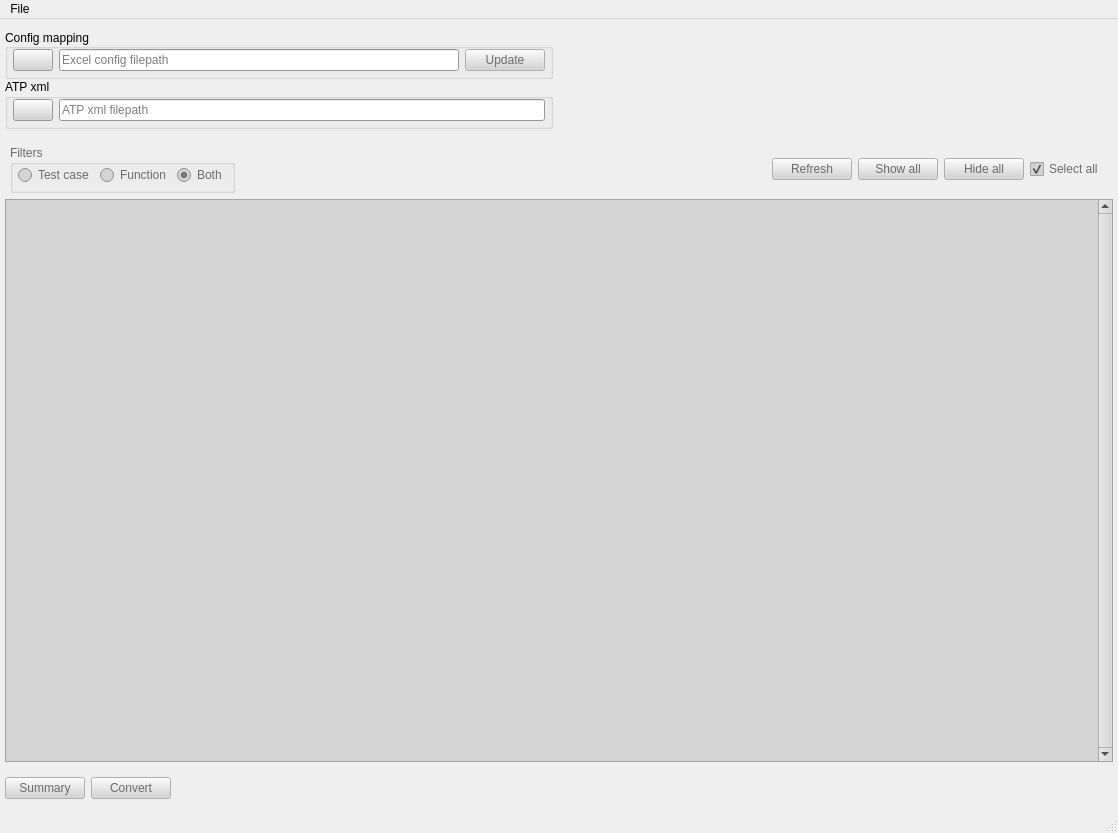
<?xml version="1.0" encoding="UTF-8"?>
<ui version="4.0">
 <class>MainWindow</class>
 <widget class="QMainWindow" name="MainWindow">
  <property name="geometry">
   <rect>
    <x>0</x>
    <y>0</y>
    <width>1118</width>
    <height>833</height>
   </rect>
  </property>
  <property name="windowTitle">
   <string>MainWindow</string>
  </property>
  <property name="styleSheet">
   <string notr="true"/>
  </property>
  <property name="iconSize">
   <size>
    <width>40</width>
    <height>40</height>
   </size>
  </property>
  <widget class="QWidget" name="centralwidget">
   <property name="palette">
    <palette>
     <active>
      <colorrole role="WindowText">
       <brush brushstyle="SolidPattern">
        <color alpha="255">
         <red>0</red>
         <green>0</green>
         <blue>0</blue>
        </color>
       </brush>
      </colorrole>
      <colorrole role="Button">
       <brush brushstyle="SolidPattern">
        <color alpha="255">
         <red>212</red>
         <green>212</green>
         <blue>212</blue>
        </color>
       </brush>
      </colorrole>
      <colorrole role="Light">
       <brush brushstyle="SolidPattern">
        <color alpha="255">
         <red>255</red>
         <green>255</green>
         <blue>255</blue>
        </color>
       </brush>
      </colorrole>
      <colorrole role="Midlight">
       <brush brushstyle="SolidPattern">
        <color alpha="255">
         <red>233</red>
         <green>233</green>
         <blue>233</blue>
        </color>
       </brush>
      </colorrole>
      <colorrole role="Dark">
       <brush brushstyle="SolidPattern">
        <color alpha="255">
         <red>106</red>
         <green>106</green>
         <blue>106</blue>
        </color>
       </brush>
      </colorrole>
      <colorrole role="Mid">
       <brush brushstyle="SolidPattern">
        <color alpha="255">
         <red>141</red>
         <green>141</green>
         <blue>141</blue>
        </color>
       </brush>
      </colorrole>
      <colorrole role="Text">
       <brush brushstyle="SolidPattern">
        <color alpha="255">
         <red>0</red>
         <green>0</green>
         <blue>0</blue>
        </color>
       </brush>
      </colorrole>
      <colorrole role="BrightText">
       <brush brushstyle="SolidPattern">
        <color alpha="255">
         <red>255</red>
         <green>255</green>
         <blue>255</blue>
        </color>
       </brush>
      </colorrole>
      <colorrole role="ButtonText">
       <brush brushstyle="SolidPattern">
        <color alpha="255">
         <red>0</red>
         <green>0</green>
         <blue>0</blue>
        </color>
       </brush>
      </colorrole>
      <colorrole role="Base">
       <brush brushstyle="SolidPattern">
        <color alpha="255">
         <red>255</red>
         <green>255</green>
         <blue>255</blue>
        </color>
       </brush>
      </colorrole>
      <colorrole role="Window">
       <brush brushstyle="SolidPattern">
        <color alpha="255">
         <red>212</red>
         <green>212</green>
         <blue>212</blue>
        </color>
       </brush>
      </colorrole>
      <colorrole role="Shadow">
       <brush brushstyle="SolidPattern">
        <color alpha="255">
         <red>0</red>
         <green>0</green>
         <blue>0</blue>
        </color>
       </brush>
      </colorrole>
      <colorrole role="AlternateBase">
       <brush brushstyle="SolidPattern">
        <color alpha="255">
         <red>233</red>
         <green>233</green>
         <blue>233</blue>
        </color>
       </brush>
      </colorrole>
      <colorrole role="ToolTipBase">
       <brush brushstyle="SolidPattern">
        <color alpha="255">
         <red>255</red>
         <green>255</green>
         <blue>220</blue>
        </color>
       </brush>
      </colorrole>
      <colorrole role="ToolTipText">
       <brush brushstyle="SolidPattern">
        <color alpha="255">
         <red>0</red>
         <green>0</green>
         <blue>0</blue>
        </color>
       </brush>
      </colorrole>
      <colorrole role="PlaceholderText">
       <brush brushstyle="SolidPattern">
        <color alpha="128">
         <red>0</red>
         <green>0</green>
         <blue>0</blue>
        </color>
       </brush>
      </colorrole>
     </active>
     <inactive>
      <colorrole role="WindowText">
       <brush brushstyle="SolidPattern">
        <color alpha="255">
         <red>0</red>
         <green>0</green>
         <blue>0</blue>
        </color>
       </brush>
      </colorrole>
      <colorrole role="Button">
       <brush brushstyle="SolidPattern">
        <color alpha="255">
         <red>212</red>
         <green>212</green>
         <blue>212</blue>
        </color>
       </brush>
      </colorrole>
      <colorrole role="Light">
       <brush brushstyle="SolidPattern">
        <color alpha="255">
         <red>255</red>
         <green>255</green>
         <blue>255</blue>
        </color>
       </brush>
      </colorrole>
      <colorrole role="Midlight">
       <brush brushstyle="SolidPattern">
        <color alpha="255">
         <red>233</red>
         <green>233</green>
         <blue>233</blue>
        </color>
       </brush>
      </colorrole>
      <colorrole role="Dark">
       <brush brushstyle="SolidPattern">
        <color alpha="255">
         <red>106</red>
         <green>106</green>
         <blue>106</blue>
        </color>
       </brush>
      </colorrole>
      <colorrole role="Mid">
       <brush brushstyle="SolidPattern">
        <color alpha="255">
         <red>141</red>
         <green>141</green>
         <blue>141</blue>
        </color>
       </brush>
      </colorrole>
      <colorrole role="Text">
       <brush brushstyle="SolidPattern">
        <color alpha="255">
         <red>0</red>
         <green>0</green>
         <blue>0</blue>
        </color>
       </brush>
      </colorrole>
      <colorrole role="BrightText">
       <brush brushstyle="SolidPattern">
        <color alpha="255">
         <red>255</red>
         <green>255</green>
         <blue>255</blue>
        </color>
       </brush>
      </colorrole>
      <colorrole role="ButtonText">
       <brush brushstyle="SolidPattern">
        <color alpha="255">
         <red>0</red>
         <green>0</green>
         <blue>0</blue>
        </color>
       </brush>
      </colorrole>
      <colorrole role="Base">
       <brush brushstyle="SolidPattern">
        <color alpha="255">
         <red>255</red>
         <green>255</green>
         <blue>255</blue>
        </color>
       </brush>
      </colorrole>
      <colorrole role="Window">
       <brush brushstyle="SolidPattern">
        <color alpha="255">
         <red>212</red>
         <green>212</green>
         <blue>212</blue>
        </color>
       </brush>
      </colorrole>
      <colorrole role="Shadow">
       <brush brushstyle="SolidPattern">
        <color alpha="255">
         <red>0</red>
         <green>0</green>
         <blue>0</blue>
        </color>
       </brush>
      </colorrole>
      <colorrole role="AlternateBase">
       <brush brushstyle="SolidPattern">
        <color alpha="255">
         <red>233</red>
         <green>233</green>
         <blue>233</blue>
        </color>
       </brush>
      </colorrole>
      <colorrole role="ToolTipBase">
       <brush brushstyle="SolidPattern">
        <color alpha="255">
         <red>255</red>
         <green>255</green>
         <blue>220</blue>
        </color>
       </brush>
      </colorrole>
      <colorrole role="ToolTipText">
       <brush brushstyle="SolidPattern">
        <color alpha="255">
         <red>0</red>
         <green>0</green>
         <blue>0</blue>
        </color>
       </brush>
      </colorrole>
      <colorrole role="PlaceholderText">
       <brush brushstyle="SolidPattern">
        <color alpha="128">
         <red>0</red>
         <green>0</green>
         <blue>0</blue>
        </color>
       </brush>
      </colorrole>
     </inactive>
     <disabled>
      <colorrole role="WindowText">
       <brush brushstyle="SolidPattern">
        <color alpha="255">
         <red>106</red>
         <green>106</green>
         <blue>106</blue>
        </color>
       </brush>
      </colorrole>
      <colorrole role="Button">
       <brush brushstyle="SolidPattern">
        <color alpha="255">
         <red>212</red>
         <green>212</green>
         <blue>212</blue>
        </color>
       </brush>
      </colorrole>
      <colorrole role="Light">
       <brush brushstyle="SolidPattern">
        <color alpha="255">
         <red>255</red>
         <green>255</green>
         <blue>255</blue>
        </color>
       </brush>
      </colorrole>
      <colorrole role="Midlight">
       <brush brushstyle="SolidPattern">
        <color alpha="255">
         <red>233</red>
         <green>233</green>
         <blue>233</blue>
        </color>
       </brush>
      </colorrole>
      <colorrole role="Dark">
       <brush brushstyle="SolidPattern">
        <color alpha="255">
         <red>106</red>
         <green>106</green>
         <blue>106</blue>
        </color>
       </brush>
      </colorrole>
      <colorrole role="Mid">
       <brush brushstyle="SolidPattern">
        <color alpha="255">
         <red>141</red>
         <green>141</green>
         <blue>141</blue>
        </color>
       </brush>
      </colorrole>
      <colorrole role="Text">
       <brush brushstyle="SolidPattern">
        <color alpha="255">
         <red>106</red>
         <green>106</green>
         <blue>106</blue>
        </color>
       </brush>
      </colorrole>
      <colorrole role="BrightText">
       <brush brushstyle="SolidPattern">
        <color alpha="255">
         <red>255</red>
         <green>255</green>
         <blue>255</blue>
        </color>
       </brush>
      </colorrole>
      <colorrole role="ButtonText">
       <brush brushstyle="SolidPattern">
        <color alpha="255">
         <red>106</red>
         <green>106</green>
         <blue>106</blue>
        </color>
       </brush>
      </colorrole>
      <colorrole role="Base">
       <brush brushstyle="SolidPattern">
        <color alpha="255">
         <red>212</red>
         <green>212</green>
         <blue>212</blue>
        </color>
       </brush>
      </colorrole>
      <colorrole role="Window">
       <brush brushstyle="SolidPattern">
        <color alpha="255">
         <red>212</red>
         <green>212</green>
         <blue>212</blue>
        </color>
       </brush>
      </colorrole>
      <colorrole role="Shadow">
       <brush brushstyle="SolidPattern">
        <color alpha="255">
         <red>0</red>
         <green>0</green>
         <blue>0</blue>
        </color>
       </brush>
      </colorrole>
      <colorrole role="AlternateBase">
       <brush brushstyle="SolidPattern">
        <color alpha="255">
         <red>212</red>
         <green>212</green>
         <blue>212</blue>
        </color>
       </brush>
      </colorrole>
      <colorrole role="ToolTipBase">
       <brush brushstyle="SolidPattern">
        <color alpha="255">
         <red>255</red>
         <green>255</green>
         <blue>220</blue>
        </color>
       </brush>
      </colorrole>
      <colorrole role="ToolTipText">
       <brush brushstyle="SolidPattern">
        <color alpha="255">
         <red>0</red>
         <green>0</green>
         <blue>0</blue>
        </color>
       </brush>
      </colorrole>
      <colorrole role="PlaceholderText">
       <brush brushstyle="SolidPattern">
        <color alpha="128">
         <red>0</red>
         <green>0</green>
         <blue>0</blue>
        </color>
       </brush>
      </colorrole>
     </disabled>
    </palette>
   </property>
   <layout class="QVBoxLayout" name="verticalLayout">
    <property name="leftMargin">
     <number>0</number>
    </property>
    <property name="topMargin">
     <number>0</number>
    </property>
    <property name="rightMargin">
     <number>0</number>
    </property>
    <property name="bottomMargin">
     <number>0</number>
    </property>
    <item>
     <widget class="QWidget" name="setup_widget" native="true">
      <layout class="QGridLayout" name="gridLayout">
       <property name="leftMargin">
        <number>5</number>
       </property>
       <property name="topMargin">
        <number>10</number>
       </property>
       <property name="rightMargin">
        <number>0</number>
       </property>
       <property name="bottomMargin">
        <number>10</number>
       </property>
       <property name="verticalSpacing">
        <number>0</number>
       </property>
       <item row="1" column="0">
        <widget class="QGroupBox" name="xmlGroup_box">
         <property name="title">
          <string>ATP xml</string>
         </property>
         <layout class="QHBoxLayout" name="horizontalLayout_9">
          <property name="leftMargin">
           <number>5</number>
          </property>
          <property name="topMargin">
           <number>0</number>
          </property>
          <property name="rightMargin">
           <number>5</number>
          </property>
          <property name="bottomMargin">
           <number>5</number>
          </property>
          <item>
           <widget class="QPushButton" name="xmlFileUpload_btn">
            <property name="sizePolicy">
             <sizepolicy hsizetype="Fixed" vsizetype="Fixed">
              <horstretch>0</horstretch>
              <verstretch>0</verstretch>
             </sizepolicy>
            </property>
            <property name="cursor">
             <cursorShape>PointingHandCursor</cursorShape>
            </property>
            <property name="text">
             <string/>
            </property>
            <property name="icon">
             <iconset resource="../../media/bootstrap.qrc">
              <normaloff>:/icons/bootstrap-icons-1.8.3/filetype-xml.svg</normaloff>:/icons/bootstrap-icons-1.8.3/filetype-xml.svg</iconset>
            </property>
            <property name="iconSize">
             <size>
              <width>25</width>
              <height>25</height>
             </size>
            </property>
            <property name="default">
             <bool>false</bool>
            </property>
           </widget>
          </item>
          <item>
           <widget class="QLineEdit" name="xmlFilePath_display">
            <property name="sizePolicy">
             <sizepolicy hsizetype="Minimum" vsizetype="Fixed">
              <horstretch>0</horstretch>
              <verstretch>0</verstretch>
             </sizepolicy>
            </property>
            <property name="minimumSize">
             <size>
              <width>400</width>
              <height>0</height>
             </size>
            </property>
            <property name="readOnly">
             <bool>true</bool>
            </property>
            <property name="placeholderText">
             <string>ATP xml filepath</string>
            </property>
           </widget>
          </item>
         </layout>
        </widget>
       </item>
       <item row="0" column="4">
        <spacer name="horizontalSpacer">
         <property name="orientation">
          <enum>Qt::Horizontal</enum>
         </property>
         <property name="sizeHint" stdset="0">
          <size>
           <width>40</width>
           <height>20</height>
          </size>
         </property>
        </spacer>
       </item>
       <item row="0" column="0">
        <widget class="QGroupBox" name="configGroup_box">
         <property name="font">
          <font>
           <weight>50</weight>
           <bold>false</bold>
          </font>
         </property>
         <property name="title">
          <string>Config mapping</string>
         </property>
         <property name="alignment">
          <set>Qt::AlignLeading|Qt::AlignLeft|Qt::AlignVCenter</set>
         </property>
         <property name="flat">
          <bool>false</bool>
         </property>
         <property name="checkable">
          <bool>false</bool>
         </property>
         <property name="checked">
          <bool>false</bool>
         </property>
         <layout class="QHBoxLayout" name="horizontalLayout_7">
          <property name="leftMargin">
           <number>5</number>
          </property>
          <property name="topMargin">
           <number>0</number>
          </property>
          <property name="rightMargin">
           <number>5</number>
          </property>
          <property name="bottomMargin">
           <number>5</number>
          </property>
          <item>
           <widget class="QPushButton" name="configFileUpload_btn">
            <property name="sizePolicy">
             <sizepolicy hsizetype="Fixed" vsizetype="Fixed">
              <horstretch>0</horstretch>
              <verstretch>0</verstretch>
             </sizepolicy>
            </property>
            <property name="cursor">
             <cursorShape>PointingHandCursor</cursorShape>
            </property>
            <property name="text">
             <string/>
            </property>
            <property name="icon">
             <iconset resource="../../media/bootstrap.qrc">
              <normaloff>:/icons/bootstrap-icons-1.8.3/filetype-xlsx.svg</normaloff>:/icons/bootstrap-icons-1.8.3/filetype-xlsx.svg</iconset>
            </property>
            <property name="iconSize">
             <size>
              <width>25</width>
              <height>25</height>
             </size>
            </property>
            <property name="default">
             <bool>false</bool>
            </property>
           </widget>
          </item>
          <item>
           <widget class="QLineEdit" name="configFilePath_display">
            <property name="sizePolicy">
             <sizepolicy hsizetype="Minimum" vsizetype="Fixed">
              <horstretch>0</horstretch>
              <verstretch>0</verstretch>
             </sizepolicy>
            </property>
            <property name="minimumSize">
             <size>
              <width>400</width>
              <height>0</height>
             </size>
            </property>
            <property name="readOnly">
             <bool>true</bool>
            </property>
            <property name="placeholderText">
             <string>Excel config filepath</string>
            </property>
           </widget>
          </item>
          <item>
           <widget class="QPushButton" name="configFileUpdate_btn">
            <property name="enabled">
             <bool>false</bool>
            </property>
            <property name="toolTip">
             <string>Update config with latest changes to mapping</string>
            </property>
            <property name="statusTip">
             <string>Update config with latest changes to mapping</string>
            </property>
            <property name="whatsThis">
             <string>Update config with latest changes to mapping</string>
            </property>
            <property name="text">
             <string>Update</string>
            </property>
           </widget>
          </item>
         </layout>
        </widget>
       </item>
      </layout>
     </widget>
    </item>
    <item>
     <widget class="QWidget" name="data_widget" native="true">
      <layout class="QVBoxLayout" name="verticalLayout_2">
       <property name="leftMargin">
        <number>5</number>
       </property>
       <property name="topMargin">
        <number>0</number>
       </property>
       <property name="rightMargin">
        <number>5</number>
       </property>
       <property name="bottomMargin">
        <number>0</number>
       </property>
       <item>
        <widget class="QWidget" name="scrollArea_tools" native="true">
         <layout class="QHBoxLayout" name="horizontalLayout">
          <property name="leftMargin">
           <number>0</number>
          </property>
          <property name="topMargin">
           <number>0</number>
          </property>
          <property name="rightMargin">
           <number>0</number>
          </property>
          <property name="bottomMargin">
           <number>0</number>
          </property>
          <item alignment="Qt::AlignVCenter">
           <widget class="QWidget" name="scrollAreaSearchBox_widget" native="true">
            <property name="sizePolicy">
             <sizepolicy hsizetype="Expanding" vsizetype="Preferred">
              <horstretch>22</horstretch>
              <verstretch>0</verstretch>
             </sizepolicy>
            </property>
            <layout class="QHBoxLayout" name="horizontalLayout_2">
             <property name="leftMargin">
              <number>5</number>
             </property>
             <property name="topMargin">
              <number>0</number>
             </property>
             <property name="rightMargin">
              <number>0</number>
             </property>
             <property name="bottomMargin">
              <number>0</number>
             </property>
             <item>
              <widget class="QGroupBox" name="scrollAreaFilterBox_widget">
               <property name="enabled">
                <bool>false</bool>
               </property>
               <property name="title">
                <string>Filters</string>
               </property>
               <layout class="QHBoxLayout" name="horizontalLayout_6">
                <property name="leftMargin">
                 <number>5</number>
                </property>
                <property name="topMargin">
                 <number>0</number>
                </property>
                <property name="rightMargin">
                 <number>5</number>
                </property>
                <property name="bottomMargin">
                 <number>5</number>
                </property>
                <item>
                 <widget class="QRadioButton" name="filterTestcaseOnly_btn">
                  <property name="text">
                   <string>Test case</string>
                  </property>
                 </widget>
                </item>
                <item>
                 <widget class="QRadioButton" name="filterFunctionOnly_btn">
                  <property name="text">
                   <string>Function</string>
                  </property>
                 </widget>
                </item>
                <item>
                 <widget class="QRadioButton" name="filterBoth_btn">
                  <property name="text">
                   <string>Both</string>
                  </property>
                  <property name="checked">
                   <bool>true</bool>
                  </property>
                 </widget>
                </item>
               </layout>
              </widget>
             </item>
             <item>
              <spacer name="horizontalSpacer_6">
               <property name="orientation">
                <enum>Qt::Horizontal</enum>
               </property>
               <property name="sizeHint" stdset="0">
                <size>
                 <width>40</width>
                 <height>20</height>
                </size>
               </property>
              </spacer>
             </item>
            </layout>
           </widget>
          </item>
          <item>
           <widget class="QWidget" name="scrollAreaButtonBox_widget" native="true">
            <layout class="QHBoxLayout" name="horizontalLayout_3">
             <property name="topMargin">
              <number>0</number>
             </property>
             <property name="bottomMargin">
              <number>0</number>
             </property>
             <item>
              <widget class="QPushButton" name="refreshData_btn">
               <property name="enabled">
                <bool>false</bool>
               </property>
               <property name="toolTip">
                <string>Filter and load xml teststep data based on config</string>
               </property>
               <property name="statusTip">
                <string>Filter and load xml teststep data based on config</string>
               </property>
               <property name="whatsThis">
                <string>Filter and load xml teststep data based on config</string>
               </property>
               <property name="text">
                <string>Refresh</string>
               </property>
              </widget>
             </item>
             <item>
              <widget class="QPushButton" name="showAll_btn">
               <property name="enabled">
                <bool>false</bool>
               </property>
               <property name="toolTip">
                <string>Enable drop down on all testcase items</string>
               </property>
               <property name="statusTip">
                <string>Disable all drop down on testcase items</string>
               </property>
               <property name="whatsThis">
                <string>Disable all drop down on testcase items</string>
               </property>
               <property name="text">
                <string>Show all</string>
               </property>
               <property name="checkable">
                <bool>false</bool>
               </property>
              </widget>
             </item>
             <item>
              <widget class="QPushButton" name="hideAll_btn">
               <property name="enabled">
                <bool>false</bool>
               </property>
               <property name="toolTip">
                <string>Disable all drop down on testcase items</string>
               </property>
               <property name="statusTip">
                <string>Disable all drop down on testcase items</string>
               </property>
               <property name="whatsThis">
                <string>Disable all drop down on testcase items</string>
               </property>
               <property name="text">
                <string>Hide all</string>
               </property>
              </widget>
             </item>
             <item>
              <widget class="QCheckBox" name="selectAll_checkBox">
               <property name="enabled">
                <bool>false</bool>
               </property>
               <property name="toolTip">
                <string>Toggle all teststep selection</string>
               </property>
               <property name="statusTip">
                <string>Toggle all teststep selection</string>
               </property>
               <property name="whatsThis">
                <string>Toggle all teststep selection</string>
               </property>
               <property name="text">
                <string>Select all</string>
               </property>
               <property name="checkable">
                <bool>true</bool>
               </property>
               <property name="checked">
                <bool>true</bool>
               </property>
              </widget>
             </item>
            </layout>
           </widget>
          </item>
         </layout>
        </widget>
       </item>
       <item>
        <widget class="QScrollArea" name="scrollArea">
         <property name="sizePolicy">
          <sizepolicy hsizetype="Expanding" vsizetype="Expanding">
           <horstretch>0</horstretch>
           <verstretch>0</verstretch>
          </sizepolicy>
         </property>
         <property name="verticalScrollBarPolicy">
          <enum>Qt::ScrollBarAlwaysOn</enum>
         </property>
         <property name="horizontalScrollBarPolicy">
          <enum>Qt::ScrollBarAsNeeded</enum>
         </property>
         <property name="sizeAdjustPolicy">
          <enum>QAbstractScrollArea::AdjustToContents</enum>
         </property>
         <property name="widgetResizable">
          <bool>true</bool>
         </property>
         <property name="alignment">
          <set>Qt::AlignLeading|Qt::AlignLeft|Qt::AlignTop</set>
         </property>
         <widget class="QWidget" name="scrollAreaWidgetContents">
          <property name="geometry">
           <rect>
            <x>0</x>
            <y>0</y>
            <width>1088</width>
            <height>536</height>
           </rect>
          </property>
          <layout class="QVBoxLayout" name="verticalLayout_3">
           <property name="sizeConstraint">
            <enum>QLayout::SetDefaultConstraint</enum>
           </property>
          </layout>
         </widget>
        </widget>
       </item>
      </layout>
     </widget>
    </item>
    <item>
     <widget class="QWidget" name="convert_widget" native="true">
      <layout class="QGridLayout" name="gridLayout_2">
       <property name="leftMargin">
        <number>5</number>
       </property>
       <property name="rightMargin">
        <number>0</number>
       </property>
       <property name="bottomMargin">
        <number>12</number>
       </property>
       <item row="0" column="2">
        <spacer name="horizontalSpacer_3">
         <property name="orientation">
          <enum>Qt::Horizontal</enum>
         </property>
         <property name="sizeHint" stdset="0">
          <size>
           <width>40</width>
           <height>20</height>
          </size>
         </property>
        </spacer>
       </item>
       <item row="0" column="1">
        <widget class="QPushButton" name="xmlConvert_btn">
         <property name="enabled">
          <bool>false</bool>
         </property>
         <property name="toolTip">
          <string>Convert all selected teststeps</string>
         </property>
         <property name="statusTip">
          <string>Convert all selected teststeps</string>
         </property>
         <property name="whatsThis">
          <string>Convert all selected teststeps</string>
         </property>
         <property name="text">
          <string>Convert</string>
         </property>
        </widget>
       </item>
       <item row="0" column="0">
        <widget class="QPushButton" name="xmlSummary_btn">
         <property name="enabled">
          <bool>false</bool>
         </property>
         <property name="toolTip">
          <string>Summary of selected teststeps for conversion</string>
         </property>
         <property name="statusTip">
          <string>Summary of selected teststeps for conversion</string>
         </property>
         <property name="whatsThis">
          <string>Summary of selected teststeps for conversion</string>
         </property>
         <property name="text">
          <string>Summary</string>
         </property>
        </widget>
       </item>
      </layout>
     </widget>
    </item>
   </layout>
  </widget>
  <widget class="QMenuBar" name="menubar">
   <property name="geometry">
    <rect>
     <x>0</x>
     <y>0</y>
     <width>1118</width>
     <height>21</height>
    </rect>
   </property>
   <widget class="QMenu" name="menuConverter">
    <property name="title">
     <string>File</string>
    </property>
    <addaction name="separator"/>
    <addaction name="functionDefinition_action"/>
   </widget>
   <addaction name="menuConverter"/>
  </widget>
  <widget class="QStatusBar" name="statusbar"/>
  <action name="actionsdf">
   <property name="text">
    <string>sdf</string>
   </property>
  </action>
  <action name="actionOpen">
   <property name="icon">
    <iconset resource="../../media/bootstrap.qrc">
     <normaloff>:/icons/bootstrap-icons-1.8.3/filetype-xml.svg</normaloff>:/icons/bootstrap-icons-1.8.3/filetype-xml.svg</iconset>
   </property>
   <property name="text">
    <string>Open</string>
   </property>
  </action>
  <action name="actionSave">
   <property name="icon">
    <iconset resource="../../media/bootstrap.qrc">
     <normaloff>:/icons/bootstrap-icons-1.8.3/save2-fill.svg</normaloff>:/icons/bootstrap-icons-1.8.3/save2-fill.svg</iconset>
   </property>
   <property name="text">
    <string>Save</string>
   </property>
  </action>
  <action name="actionExit">
   <property name="text">
    <string>Exit</string>
   </property>
  </action>
  <action name="actionExit_2">
   <property name="text">
    <string>Exit</string>
   </property>
  </action>
  <action name="actionSomething">
   <property name="text">
    <string>Exit</string>
   </property>
  </action>
  <action name="actionExit_3">
   <property name="icon">
    <iconset resource="../../media/bootstrap.qrc">
     <normaloff>:/icons/bootstrap-icons-1.8.3/file-excel-fill.svg</normaloff>:/icons/bootstrap-icons-1.8.3/file-excel-fill.svg</iconset>
   </property>
   <property name="text">
    <string>Close</string>
   </property>
  </action>
  <action name="functionDefinition_action">
   <property name="enabled">
    <bool>false</bool>
   </property>
   <property name="text">
    <string>Function definitions</string>
   </property>
  </action>
 </widget>
 <resources>
  <include location="media/resource.qrc"/>
  <include location="../../media/bootstrap.qrc"/>
  <include location="../../media/bootstrap.qrc"/>
 </resources>
 <connections/>
</ui>
